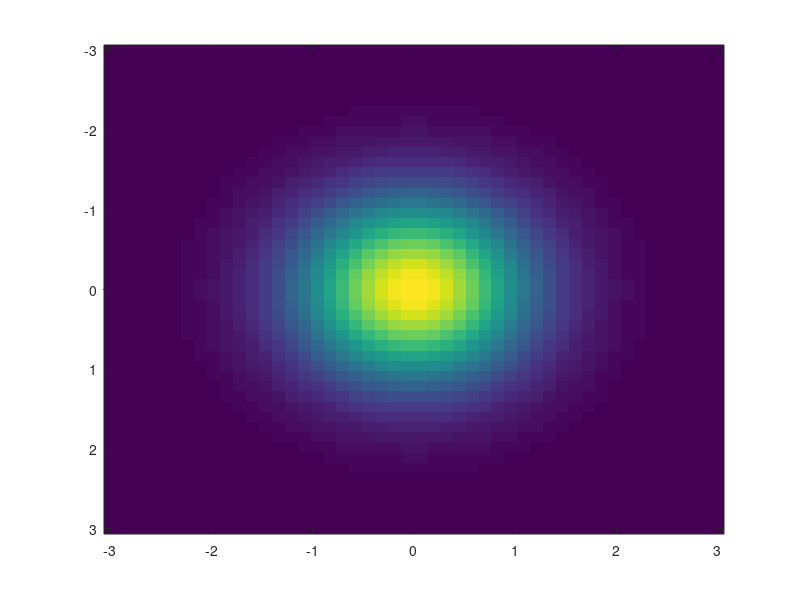

Write MATLAB code to recreate this figure. (Note: this script raises an error after producing the figure.)
%{
@play
{
  "title": "2D-гауссиана (imagesc)",
  "description": "Тепловая карта двумерного гауссова распределения",
  "groups": [
    {
      "name": "Параметры распределения",
      "controls": [
        { "var": "sigma", "label": "σ", "min": 0.3, "max": 2.0, "step": 0.1, "default": 0.8 },
        { "var": "n", "label": "Сетка N×N", "min": 16, "max": 96, "step": 16, "default": 48 },
        { "var": "cm", "label": "Палитра", "type": "select", "options": ["hot", "parula", "jet", "gray"], "default": "parula" }
      ]
    }
  ]
}
%}
% 2D-гауссиана на сетке N×N
sigma = 0.8;
n = 48;
xs = linspace(-3, 3, n);
Z = zeros(n, n);
for i = 1:n
    for j = 1:n
        Z(i, j) = exp(-(xs(i)^2 + xs(j)^2) / (2 * sigma^2));
    end
end
imagesc(xs, xs, Z);
colormap(parula);
colorbar;
title('2D Gaussian');
xlabel('x');
ylabel('y');
